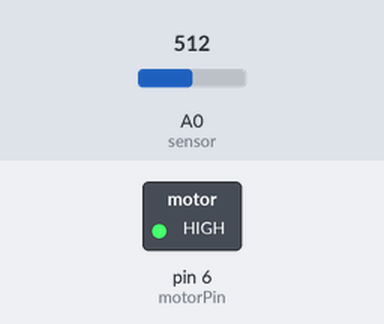
Bench run of a sketch on a simulated Arduino Uno, built with avr-gcc and run on an emulated ATmega328P. Parts: switched loads named in the sketch (green lamp = pin HIGH). The inputs (shaded band) are chosen by the test bench; at power-on: A0 (sensor) = 512. No radio packets arrive unless stated.

Above: at 10.8 s.
10.9 s: A0 (sensor) set to 157
21.2 s: A0 (sensor) set to 138
At 31.1 s:
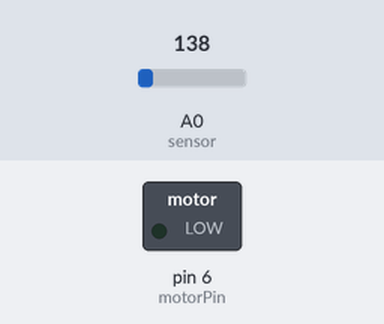
31.5 s: A0 (sensor) set to 306
At 41.2 s:
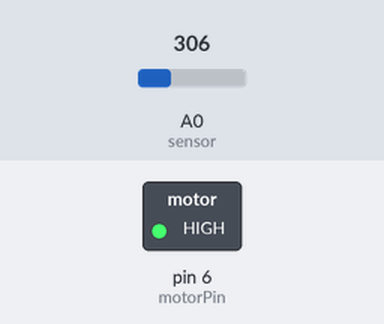
41.5 s: A0 (sensor) set to 122
At 51.2 s:
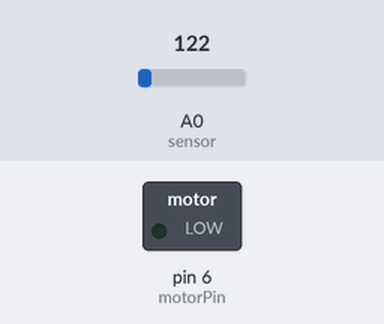
Timing chart, 0 to 52.5 s (numbered marks = the images above; inputs shaded):
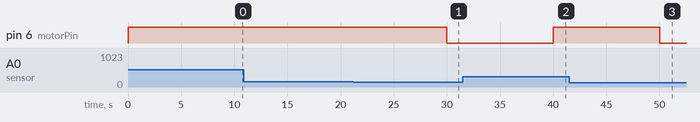

The sketch:

FinalSenderCode.ino
```cpp
/* FinalSenderCode.ino
2.* Arduino Wireless Communication Tutorial
3.*     Example 1 - Transmitter Code
4.*
5.* by Dejan Nedelkovski, www.HowToMechatronics.com
6.*  Modified by Kyle Stubler
7.* Library: TMRh20/RF24, https://github.com/tmrh20/RF24/
8.*/

#include <SPI.h>
#include <nRF24L01.h>
#include <RF24.h>

int sensorInput;
double temp;
int motorPin = 6;

RF24 radio(9, 10); // CE, CSN

const byte address[6] = "34568";

void setup() {
  radio.begin();
  radio.openWritingPipe(address);
  radio.setPALevel(RF24_PA_MIN);
  radio.stopListening();
  pinMode(motorPin, OUTPUT);
}

void loop() {
  sensorInput = analogRead(A0);    //read the analog sensor and store it
  temp = (double)sensorInput / 1024;       //find percentage of input reading
  temp = temp * 5;                 //multiply by 5V to get voltage
  temp = temp - 0.5;               //Subtract the offset
  temp = temp * 100;
  String d = String(temp, 4);

  if(temp > 23.5){
    digitalWrite(motorPin, HIGH);
  } else{
    digitalWrite(motorPin, LOW);
  }

   char text[4] = { d.charAt(0), d.charAt(1), d.charAt(2), d.charAt(3) };
//  const char text[] = "Hello World";
  radio.write(&text, sizeof(text));
  delay(10000);
}
```

Measured:
- the behaviour switches between 151 and 150 on A0 (sensor) (found by bisection; images 0 and 1)
- after the input at 10.9 s, every drawn part: stays the same
- after the input at 21.2 s, pin 6 (motorPin): HIGH → LOW after 8.8 s
- after the input at 31.5 s, pin 6 (motorPin): LOW → HIGH after 8.5 s
- after the input at 41.5 s, pin 6 (motorPin): HIGH → LOW after 8.5 s
